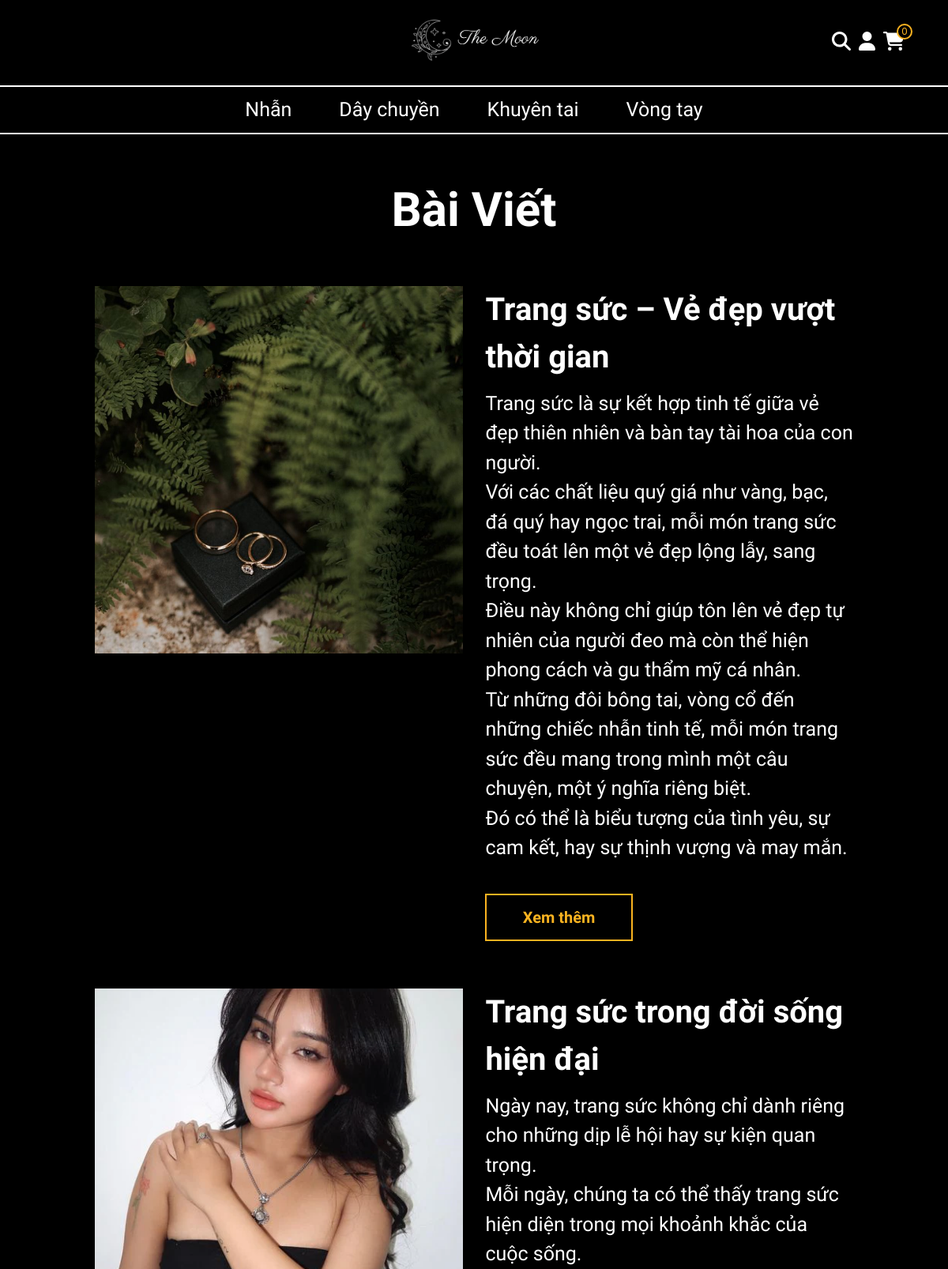
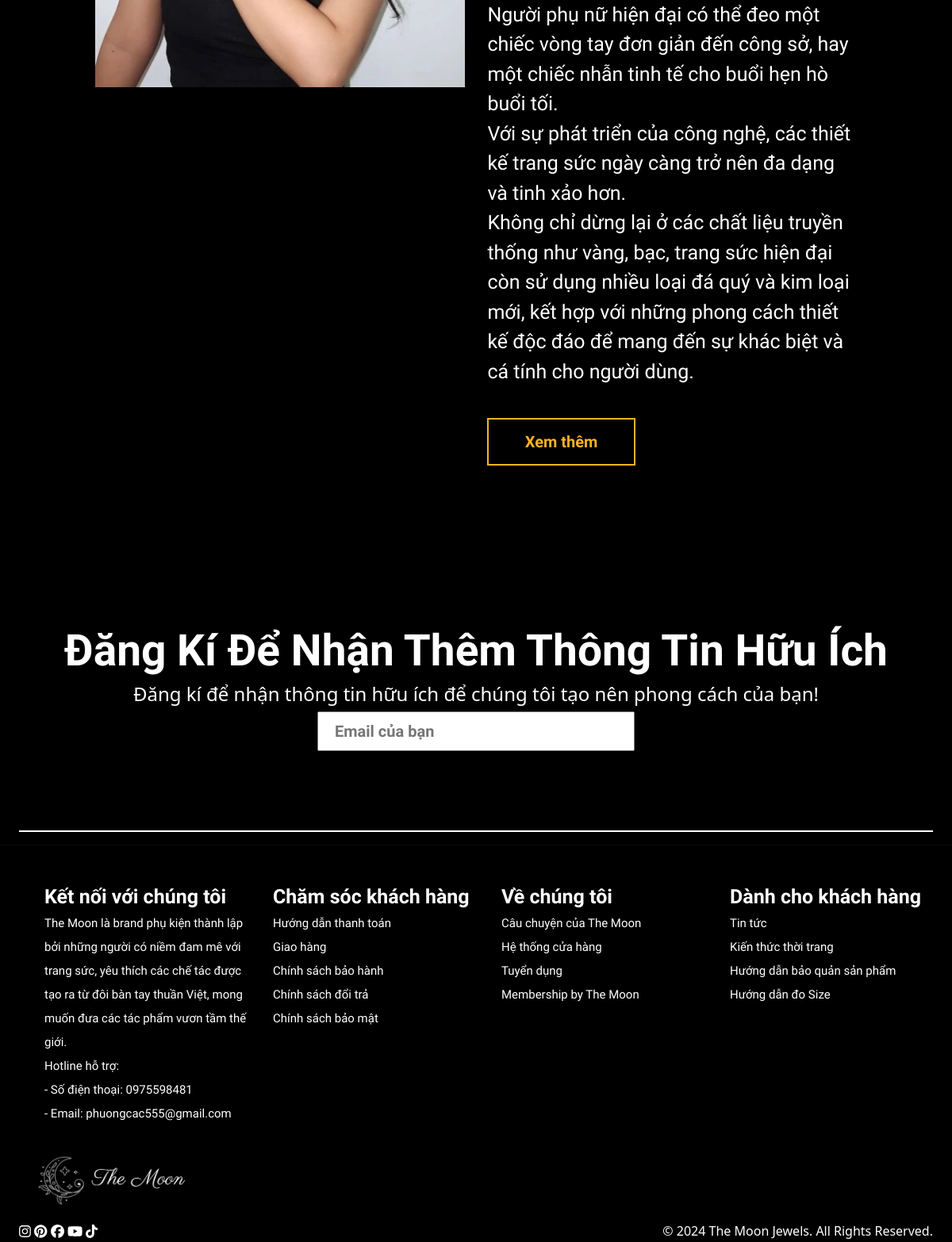
/?view=blog, run on the app's committed database (2 pictures, top to bottom).
### tables this page shows
CREATE TABLE `danh_muc` (
  `id` int(11) NOT NULL COMMENT 'Mã danh mục',
  `ten` varchar(255) NOT NULL COMMENT 'Tên danh mục',
  `mo_ta` text NOT NULL COMMENT 'Mô tả danh mục',
  `hinh_anh` varchar(255) NOT NULL COMMENT 'Hình ảnh danh mục',
  `ngay_nhap` timestamp NOT NULL DEFAULT current_timestamp() COMMENT 'Ngày lập danh mục'
);

CREATE TABLE `bai_viet` (
  `id` int(11) NOT NULL COMMENT 'Mã bài viết',
  `tieu_de` varchar(255) NOT NULL COMMENT 'Tiêu đề bài viết',
  `tom_tat` text NOT NULL COMMENT 'Tóm tắt nội dung bài viết',
  `noi_dung` text NOT NULL COMMENT 'Nội dung bài viết',
  `hinh_anh` varchar(255) NOT NULL COMMENT 'Hình ảnh bài viết',
  `trang_thai` tinyint(1) NOT NULL DEFAULT 0 COMMENT 'Trạng thái bài viết',
  `ngay_nhap` timestamp NOT NULL DEFAULT current_timestamp() COMMENT 'Ngày nhập'
);

### app/controller/HeaderController.php (called while the page is built, shortened)
<?php
require_once ('app/model/CategoryModel.php');
class HeaderController{
    private $category;
    private $data;
    function __construct(){
        $this->category = new CategoryModel();
    }
    public function view($view, $data){
        require_once 'app/view/'.$view.'.php';
    }
    function header(){
        $this->data['dsdm'] = $this->category->getCate();
        $this->view('header',$this->data);
    }
 }

### app/model/database.php (called while the page is built, shortened)
<?php
class Database
{
  private $servername = "localhost";
  private $username = "root";
  private $password = "";
  private $dbname = "themoon";
  private $conn;
  private $stmt;
  public function __construct()
  {
    try {
      $this->conn = new PDO("mysql:host=$this->servername;dbname=$this->dbname;charset=utf8", $this->username, $this->password);
      $this->conn->setAttribute(PDO::ATTR_ERRMODE, PDO::ERRMODE_EXCEPTION);
    } catch (PDOException $e) {
      echo "Connection failed: " . $e->getMessage();
    }
  }
  function query($sql, $param = [])
  {
    $this->stmt = $this->conn->prepare($sql);
    $this->stmt->execute($param);
    return $this->stmt;
  }
  function getAll($sql, $param = [])
  {
    $stmt = $this->query($sql, $param);
    return $this->stmt->fetchAll(PDO::FETCH_ASSOC);
  }
}

### app/model/CategoryModel.php (called while the page is built, shortened)
<?php
class CategoryModel
{
    private $db;
    function __construct()
    {
        $this->db = new Database();
    }
    function getCate()
    {
        $sql = "SELECT * FROM danh_muc";
        return $this->db->getAll($sql);
    }
}

### app/controller/InformationController.php (called while the page is built, shortened)
<?php
require_once('app/model/InformationModel.php');
class InformationController
{
    private $information;
    private $data;
    function __construct()
    {
        $this->information = new InformationModel();
    }
    public function view($view, $data = [])
    {
        require_once 'app/view/' . $view . '.php';
    }
    function blog()
    {
        $this->data['blog'] = $this->information->getBLog();
        $this->view('blog', $this->data);
    }
}

### app/model/InformationModel.php (called while the page is built, shortened)
<?php
class InformationModel{
    private $db;
    function __construct(){
        $this->db = new Database();
    }
    function getBLog(){
        $sql = "SELECT * FROM bai_viet WHERE trang_thai = 1";
        return $this->db->getAll($sql);
    }
}

### app/view/blog.php (the view)
<link rel="stylesheet" href="./public/css/blog.css?v=<?php echo time(); ?>" />
<main>
    <h1>Bài Viết</h1>
    <?php
    $blog = $data['blog'];
    foreach ($blog as $item) {
        $tom_tat = preg_replace('/([.!?])\s/', '$1<br>', $item['tom_tat']);
    ?>
        <div class="blog">
            <div class="image-container">
                <img src="./img/<?= $item['hinh_anh'] ?>" alt="">
            </div>
            <div class="blog-item">
                <strong><?= $item['tieu_de'] ?></strong>
                <p> <?= $tom_tat ?> </p>
                <a href="index.php?view=blog_detail&id=<?= $item['id'] ?>"><button>Xem thêm</button></a>
            </div>
        </div>
    <?php }; ?>
</main>

### app/view/header.php (shortened to what this page needs)
<!DOCTYPE html>
<html lang="en">
<head>
  <link rel="stylesheet" href="./public/css/style.css?v=<?php echo time(); ?>" />
  <link rel="stylesheet" href="./public/css/bootstrap.css" />
  <link rel="stylesheet" href="./public/css/all.css" />
</head>
<body id="body">
  <header>
    <div class="logo-nav">
      <a href="index.php"><img id="logo" src="./img/logo-ngang.png" alt="" /> </a>
      <div class="icons-area">
        <a onmouseover="openSearch()" href="#" class="search"><i class="fa-solid fa-magnifying-glass icon"></i></a>
        <?php
        if (isset($_SESSION['user'])) { ?>
          <a href="index.php?view=profile"><i class="fa-solid fa-user icon"></i></a>
        <?php  } else { ?>
          <a href="index.php?view=login"><i class="fa-solid fa-user icon"></i></a>
        <?php } ?>
        <a style="position: relative; text-decoration: none;" href="index.php?view=cart"><i class="fa-solid fa-cart-shopping icon"></i>
          <span class="cart-quantity">
            <?php
            $totalQuantity = 0;
            echo "$totalQuantity";
            ?> </span>
        </a>
      </div>
    </div>
    <nav class="navbar navbar-expand-lg bg-body-tertiary thanh-nav">
      <div class="container-fluid">
        <div class="collapse navbar-collapse categories" id="navbarNav">
          <ul class="navbar-nav">
            <?php
            if (isset($_GET['idcate'])) {
              $id = $_GET['idcate'];
            } else {
              $id = 0;
            }
            $active = false;
            $listcate = $data['dsdm'];
            foreach ($listcate as $item) {
              if ($id == $item['id']) {
                $active = true;
              } else {
                $active = false;
              }
              echo '<li class="nav-item">
                <a class="nav-link ' . ($active ? 'active' : '') . '" href="index.php?view=product&idcate=' . $item['id'] . '">' . $item['ten'] . '</a>
              </li>';
            };
            ?>
          </ul>
        </div>
      </div>
    </nav>
  </header>

### public/css/style.css (style rules this page uses)
#body { background-color: black; width: 100%; }
#body .logo-nav { position: relative; height: 100px; }
#body header img { width: 20%; position: absolute; top: 50%; left: 50%; transform: translate(-50%, -50%); padding: 20px; color: white; }
#body .icons-area { position: absolute; display: flex; flex-direction: row; top: 40px; right: 50px; }
#body .icon { color: white; font-size: 24px; padding: 0 5px; }
#body .thanh-nav { background: black; text-align: center; padding: 0; margin: 8px 0; border-top: 2px solid white; border-bottom: 2px solid white; }
#body .container-fluid { background-color: black; }
#body .categories { flex-direction: column; }
#body .nav-item a { color: white; font-family: "Jura"; font-size: 25px; padding: 10px 30px; }
.cart-quantity { position: absolute; display: inline-block; line-height: 15px; text-align: center; width: 20px; height: 20px; top: -10px; right: -5px; font-size: 13px; color: #fab320; background-color: black; border: 2px solid #fab320; border-radius: 50%; }

### public/css/blog.css (style rules this page uses)
main { text-align: center; color: white; }
main h1 { font-family: "Jura"; font-weight: bold; margin: 5%; font-size: 60px; }
.blog { display: grid; grid-template-columns: 2fr 2fr; margin: 5% 10%; gap: 3%; }
.blog .image-container { aspect-ratio: 1; width: 100%; overflow: hidden; }
.blog .image-container img { width: 100%; height: 100%; object-fit: cover; }
.blog-item { font-size: 25px; text-align: left; font-family: "Darker Grotesque"; font-weight: 500; }
.blog-item strong { font-size: 40px; }
.blog-item p { margin-top: 10px; }
.blog-item button { width: 40%; height: 60px; color: #fab320; background-color: black; border: 2px solid #fab320; font-family: "Jura"; font-weight: bold; font-size: 20px; margin-top: 5%; }

### data on the page
danh_muc: ten "Nhẫn"
danh_muc: ten "Dây chuyền"
danh_muc: ten "Khuyên tai"
danh_muc: ten "Vòng tay"
bai_viet: hinh_anh (picture), tieu_de "Trang sức – Vẻ đẹp vượt thời gian", tom_tat "Trang sức là sự kết hợp tinh tế giữa vẻ đẹp thiên nhiên và bàn tay tài hoa của con người. Với các chất liệu quý giá như vàng, bạc, đá quý hay ngọc trai, mỗi món trang sức đều toát lên một vẻ đẹp lộng lẫy, sang trọng. Điều này không chỉ giúp tôn lên vẻ đẹp tự nhiên của người đeo mà còn thể hiện phong cách và gu thẩm mỹ cá nhân. Từ những đôi bông tai, vòng cổ đến những chiếc nhẫn tinh tế, mỗi món trang sức đều mang trong mình một câu chuyện, một ý nghĩa riêng biệt. Đó có thể là biểu tượng của tình yêu, sự cam kết, hay sự thịnh vượng và may mắn."
bai_viet: hinh_anh (picture), tieu_de "Trang sức trong đời sống hiện đại", tom_tat "Ngày nay, trang sức không chỉ dành riêng cho những dịp lễ hội hay sự kiện quan trọng. Mỗi ngày, chúng ta có thể thấy trang sức hiện diện trong mọi khoảnh khắc của cuộc sống. Người phụ nữ hiện đại có thể đeo một chiếc vòng tay đơn giản đến công sở, hay một chiếc nhẫn tinh tế cho buổi hẹn hò buổi tối. Với sự phát triển của công nghệ, các thiết kế trang sức ngày càng trở nên đa dạng và tinh xảo hơn. Không chỉ dừng lại ở các chất liệu truyền thống như vàng, bạc, trang sức hiện đại còn sử dụng nhiều loại đá quý và kim loại mới, kết hợp với những phong cách thiết kế độc đáo để mang đến sự khác biệt và cá tính cho người dùng."

### other printed values
$totalQuantity "0"
